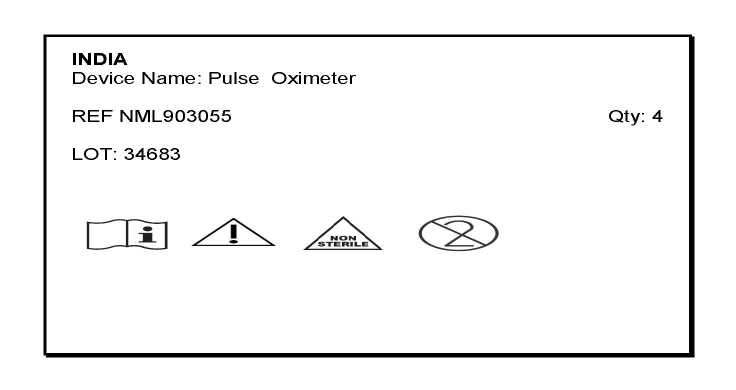
#> input picture images/result_Page_1.jpg, 1471 x 780 px, found by its file name (shown at 1/2 size)
$ python OCRTest.py
#> lines starting #> are read from the running program, lines starting #| are printed output that depends on the picture; after the words box and inside, x2 and y2 are one past the last pixel; in counts of white or black regions, pixels touching at a corner belong together
# perform ocr on the image

import cv2
import pytesseract

# read the image
img = cv2.imread('./images/result_Page_1.jpg')
#> img is the input picture: shape (780, 1471, 3); mean B, G, R 244.6, 244.6, 244.6
img = cv2.resize(img, (img.shape[1], img.shape[1]))
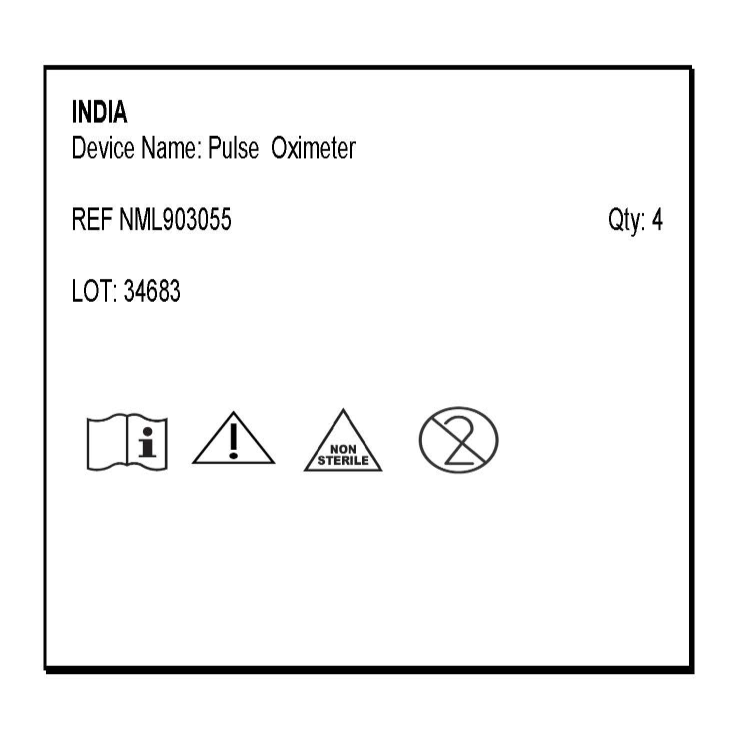
#> img: shape (1471, 1471, 3) (shown at 1/2 size); mean B, G, R 244.6, 244.6, 244.6

# convert to gray scale
gray = cv2.cvtColor(img, cv2.COLOR_BGR2GRAY)

# thresholding
ret, thresh = cv2.threshold(gray, 0, 255, cv2.THRESH_BINARY_INV + cv2.THRESH_OTSU)
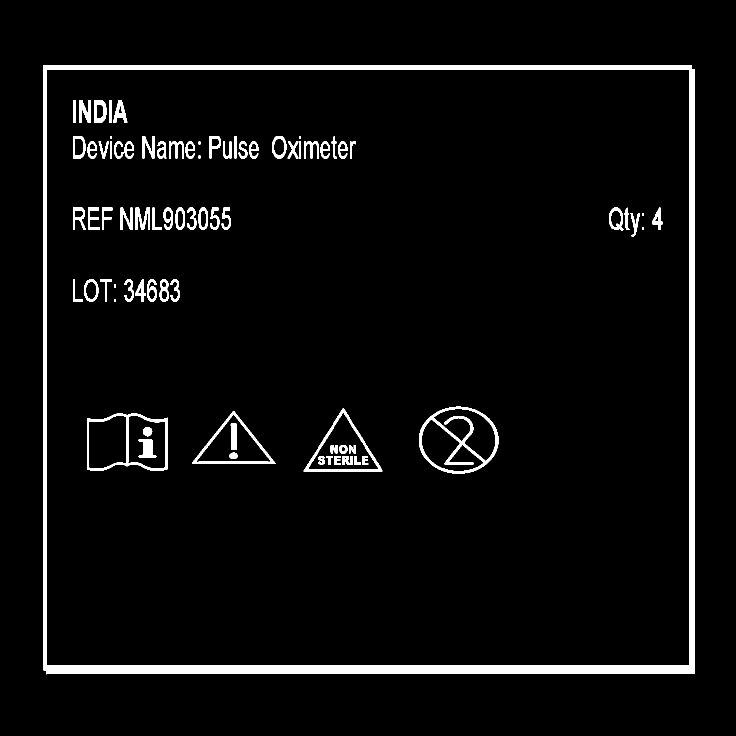
#> thresh: shape (1471, 1471) (shown at 1/2 size); 4.2% white; 79 white regions, largest, box (x1, y1, x2, y2) and area: (87, 130, 1389, 1349) 55327, (838, 813, 997, 947) 4257, (174, 827, 335, 942) 2897
#> ret = 135

# save the thresholded image
# cv2.imwrite('./images/thresh.jpg', thresh)

# create rectangular kernel
rect_kernel = cv2.getStructuringElement(cv2.MORPH_RECT, (18, 18))

# apply dilation on the threshold image
dilation = cv2.dilate(thresh, rect_kernel, iterations = 1)
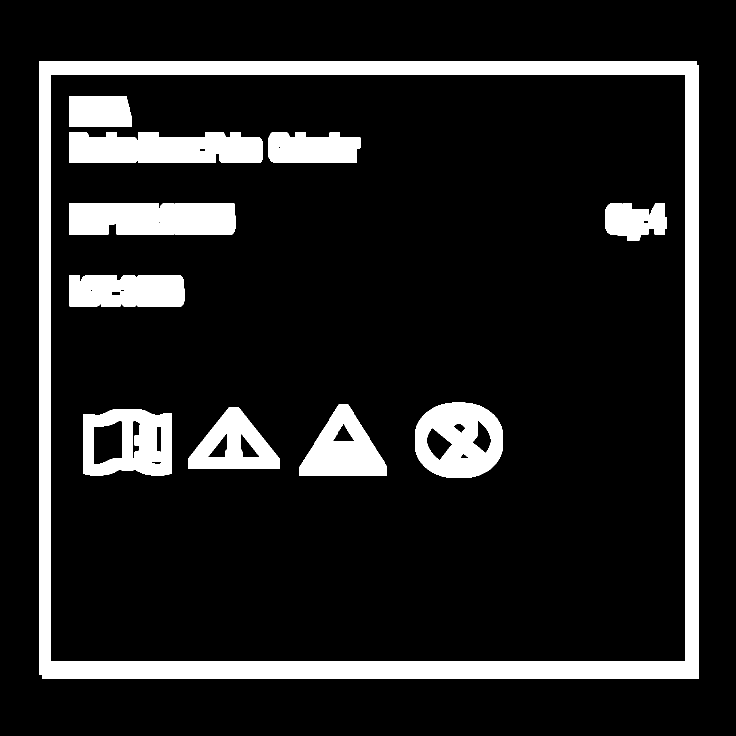
#> dilation: shape (1471, 1471) (shown at 1/2 size); 13.1% white; 12 white regions

# save the dilated image
# cv2.imwrite('./images/dilation.jpg', dilation)

# find contours
contours, hierarchy = cv2.findContours(dilation, cv2.RETR_EXTERNAL, cv2.CHAIN_APPROX_NONE)
#> contours = 1 contour; box (x1, y1, x2, y2) and area: (79, 122, 1398, 1358) 1626356

# create a copy of original image
im2 = img.copy()

# draw contours on the copy of original image
text = cv2.drawContours(im2, contours, -1, (0, 255, 0), 3)
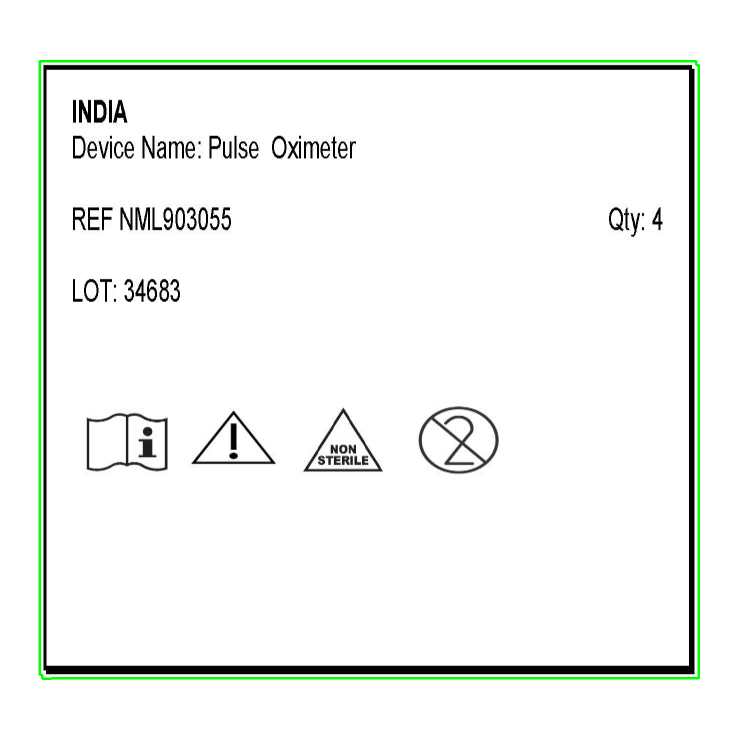
#> text: shape (1471, 1471, 3) (shown at 1/2 size); mean B, G, R 241.6, 244.6, 241.6

# save the image with contours
# cv2.imwrite('./images/text.jpg', text)

# sort contours based on their area keeping minimum required area as '40' (anything smaller than this will not be considered)
contours = sorted(contours, key = cv2.contourArea, reverse = True)

# generate ocr for each contour
for cnt in contours:
    x, y, w, h = cv2.boundingRect(cnt)

    # Drawing a rectangle on copied image
    rect = cv2.rectangle(im2, (x, y), (x + w, y + h), (0, 255, 0), 2)

    # Cropping the text block for giving input to OCR
    cropped = im2[y:y + h, x:x + w]
    #save the cropped image
    # cv2.imwrite('./images/cropped.jpg', cropped)

    # Open the file in append mode
    # file = open("recognized.txt", "a")

    # # Apply OCR on the cropped image
#> (the run stopped early here; a loop or call above may not have finished)

$ run again, with images/result_Page_2.jpg copied over images/result_Page_1.jpg
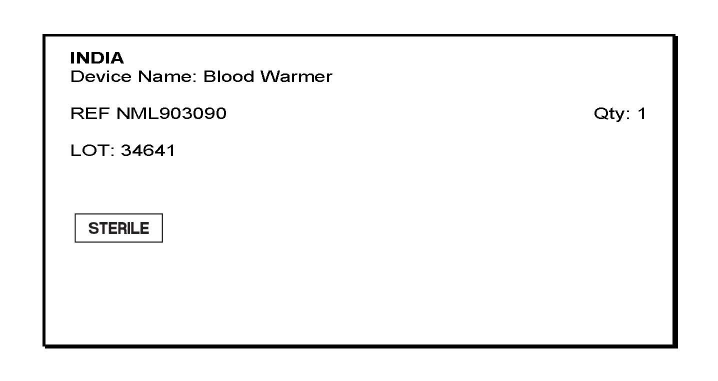
#> input picture images/result_Page_2.jpg, 1436 x 761 px, found by its file name (shown at 1/2 size)
#> img is the input picture: shape (761, 1436, 3); mean B, G, R 245.8, 245.8, 245.8
#> img: shape (1436, 1436, 3)
#> `ret, thresh = cv2.threshold(gray, 0, 255, cv2.THRESH_BINARY_INV + cv2...`:
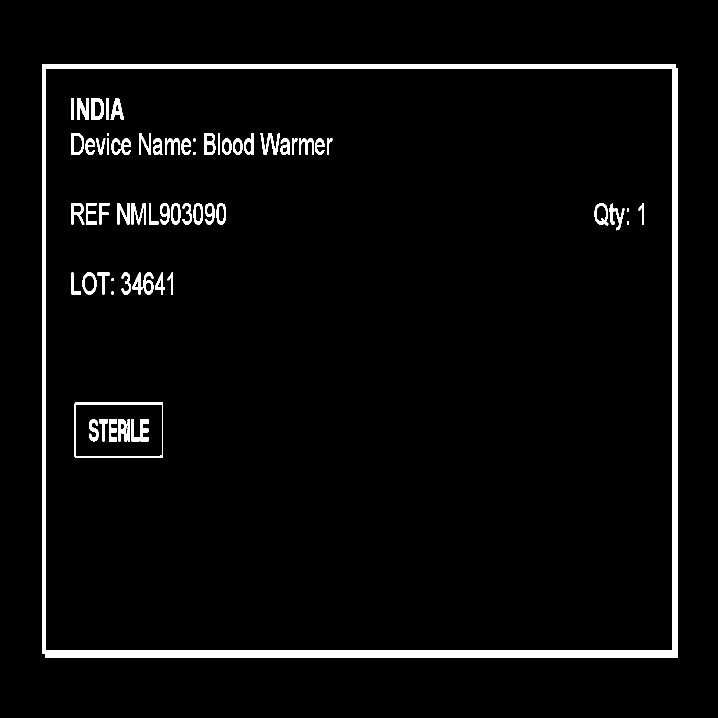
#> thresh: shape (1436, 1436) (shown at 1/2 size); 3.7% white; 66 white regions, largest, box (x1, y1, x2, y2) and area: (85, 128, 1356, 1315) 51454, (149, 805, 326, 916) 1932, (154, 196, 178, 240) 734
#> ret = 133
#> dilation: shape (1436, 1436); 11.1% white; 10 white regions
#> contours = 1 contour; box (x1, y1, x2, y2) and area: (77, 120, 1365, 1324) 1548187

$ run again, with images/result_Page_3.jpg copied over images/result_Page_1.jpg
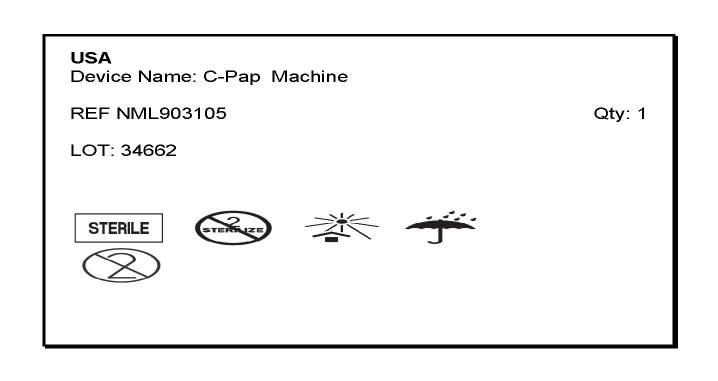
#> input picture images/result_Page_3.jpg, 1436 x 761 px, found by its file name (shown at 1/2 size)
#> img is the input picture: shape (761, 1436, 3); mean B, G, R 243.9, 243.9, 243.9
#> img: shape (1436, 1436, 3)
#> `ret, thresh = cv2.threshold(gray, 0, 255, cv2.THRESH_BINARY_INV + cv2...`:
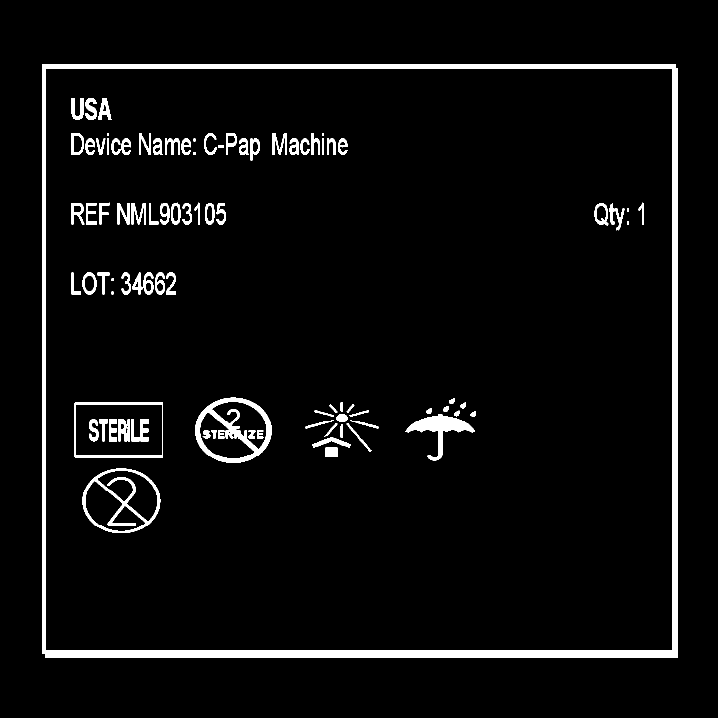
#> thresh: shape (1436, 1436) (shown at 1/2 size); 4.5% white; 93 white regions, largest, box (x1, y1, x2, y2) and area: (85, 128, 1356, 1315) 51454, (390, 795, 544, 925) 5654, (165, 936, 321, 1066) 4090
#> ret = 137
#> dilation: shape (1436, 1436); 14.2% white; 14 white regions
#> contours = 1 contour; box (x1, y1, x2, y2) and area: (77, 120, 1365, 1324) 1548187
